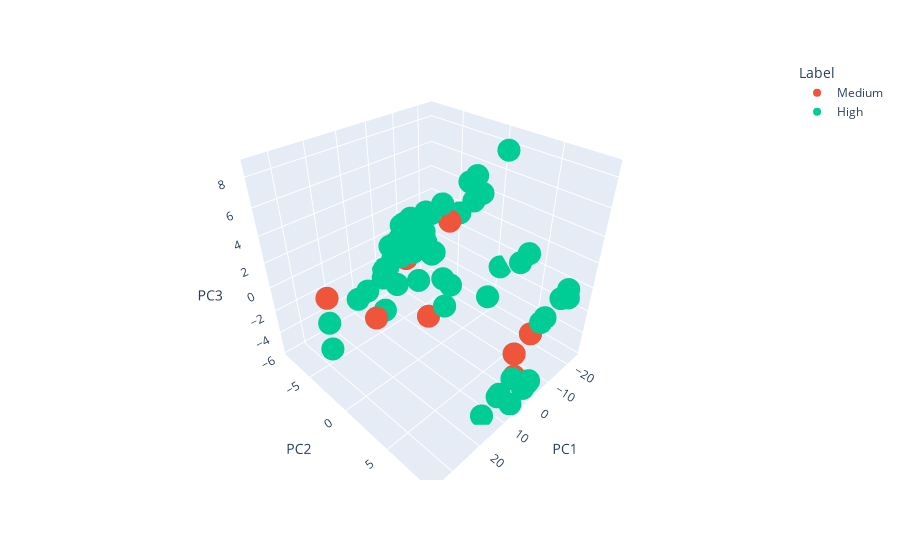

The code cell stored with this chart in its notebook:
### Code cell
plot_PCA_3D(pc_df, pca)

### Figure 1 — Plotly figure (JSON) as saved in the notebook; plotly's stock layout.template omitted (floating-point values rounded to 4 significant figures; data arrays with more than 128 entries replaced by an {"elided": "..."} marker saying what was removed)
{"data": [{"hovertemplate": "Label=Medium<br>PC1=%{x}<br>PC2=%{y}<br>PC3=%{z}<extra></extra>", "legendgroup": "Medium", "marker": {"color": "#EF553B", "symbol": "circle"}, "mode": "markers", "name": "Medium", "scene": "scene", "showlegend": true, "type": "scatter3d", "x": {"elided": "238 float values"}, "y": {"elided": "238 float values"}, "z": {"elided": "238 float values"}}, {"hovertemplate": "Label=High<br>PC1=%{x}<br>PC2=%{y}<br>PC3=%{z}<extra></extra>", "legendgroup": "High", "marker": {"color": "#00cc96", "symbol": "circle"}, "mode": "markers", "name": "High", "scene": "scene", "showlegend": true, "type": "scatter3d", "x": {"elided": "247 float values"}, "y": {"elided": "247 float values"}, "z": {"elided": "247 float values"}}], "layout": {"legend": {"title": {"text": "Label"}, "tracegroupgap": 0}, "margin": {"t": 60}, "scene": {"domain": {"x": [0, 1], "y": [0, 1]}, "xaxis": {"title": {"text": "PC1"}}, "yaxis": {"title": {"text": "PC2"}}, "zaxis": {"title": {"text": "PC3"}}}, "showlegend": true}}
